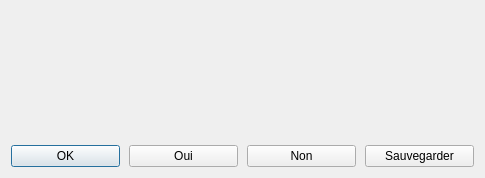
<?xml version="1.0" encoding="UTF-8"?>
<ui version="4.0">
 <class>HandleIssues</class>
 <widget class="QDialog" name="HandleIssues">
  <property name="geometry">
   <rect>
    <x>0</x>
    <y>0</y>
    <width>485</width>
    <height>178</height>
   </rect>
  </property>
  <property name="windowTitle">
   <string>Dialog</string>
  </property>
  <layout class="QVBoxLayout" name="verticalLayout">
   <item>
    <widget class="QLabel" name="issueLabel">
     <property name="text">
      <string/>
     </property>
     <property name="alignment">
      <set>Qt::AlignCenter</set>
     </property>
    </widget>
   </item>
   <item>
    <layout class="QHBoxLayout" name="horizontalLayout">
     <property name="spacing">
      <number>9</number>
     </property>
     <item>
      <widget class="QPushButton" name="okButton">
       <property name="text">
        <string>OK</string>
       </property>
      </widget>
     </item>
     <item>
      <widget class="QPushButton" name="ouiButton">
       <property name="text">
        <string>Oui</string>
       </property>
      </widget>
     </item>
     <item>
      <widget class="QPushButton" name="nonButton">
       <property name="text">
        <string>Non</string>
       </property>
      </widget>
     </item>
     <item>
      <widget class="QPushButton" name="saveButton">
       <property name="text">
        <string>Sauvegarder</string>
       </property>
      </widget>
     </item>
    </layout>
   </item>
  </layout>
  <action name="actionOui">
   <property name="text">
    <string>oui</string>
   </property>
  </action>
  <action name="actionNon">
   <property name="text">
    <string>non</string>
   </property>
  </action>
  <action name="actionOk">
   <property name="text">
    <string>ok</string>
   </property>
  </action>
  <action name="actionSave">
   <property name="text">
    <string>save</string>
   </property>
  </action>
 </widget>
 <resources/>
 <connections/>
</ui>
